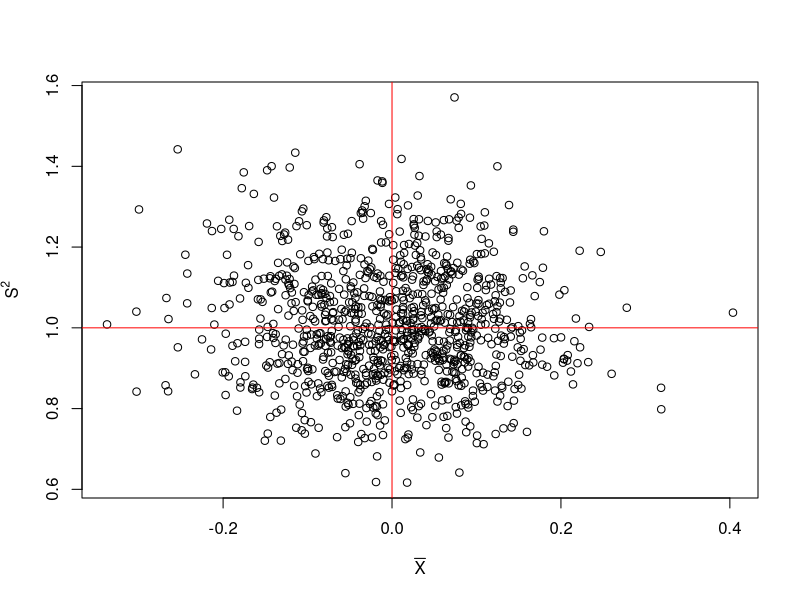

Write R code to recreate this figure.
vals = matrix(0,nrow=1000,ncol=2)
n = 100

for (i in 1:1000) {
    set.seed(i+04102017)
    X = rnorm(n)
    vals[i,1] = mean(X)
    vals[i,2] = var(X)
}

plot(vals[,1],vals[,2],xlab=expression(bar(X)),ylab=expression(S^2))
abline(v=0,col="red")
abline(h=1,col="red")
